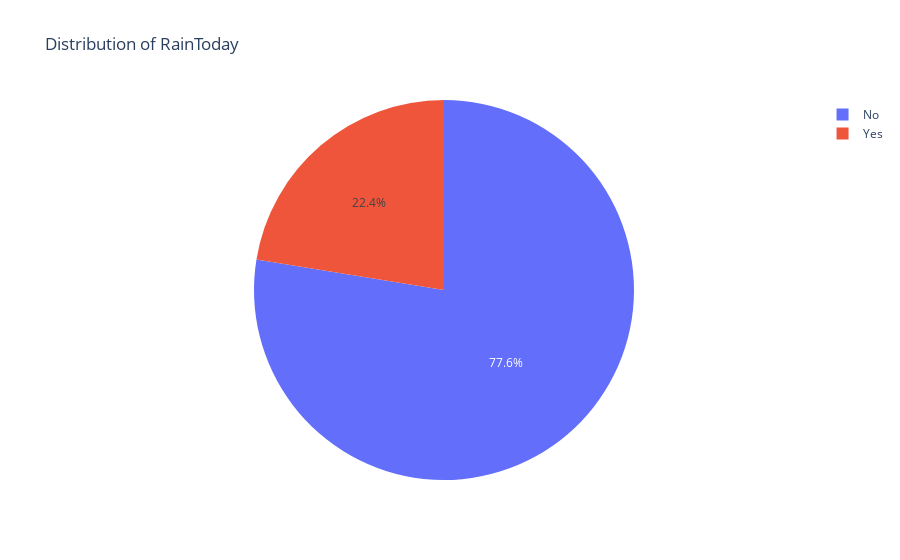

Here is the notebook cell this chart was saved with:
### Code cell
import plotly.express as px

# Calculate value counts
rain_today_counts = df['RainToday'].value_counts()

# Create a pie chart using Plotly Express
fig = px.pie(
    rain_today_counts,
    values=rain_today_counts.values,
    names=rain_today_counts.index,
    title='Distribution of RainToday'
)

# Display the chart
fig.show()

### Figure 1 — Plotly figure (JSON) as saved in the notebook; plotly's stock layout.template omitted (floating-point values rounded to 4 significant figures)
{"data": [{"domain": {"x": [0, 1], "y": [0, 1]}, "hovertemplate": "RainToday=%{label}<br>value=%{value}<extra></extra>", "labels": ["No", "Yes"], "legendgroup": "", "name": "", "showlegend": true, "type": "pie", "values": [95954, 27756]}], "layout": {"legend": {"tracegroupgap": 0}, "title": {"text": "Distribution of RainToday"}}}
